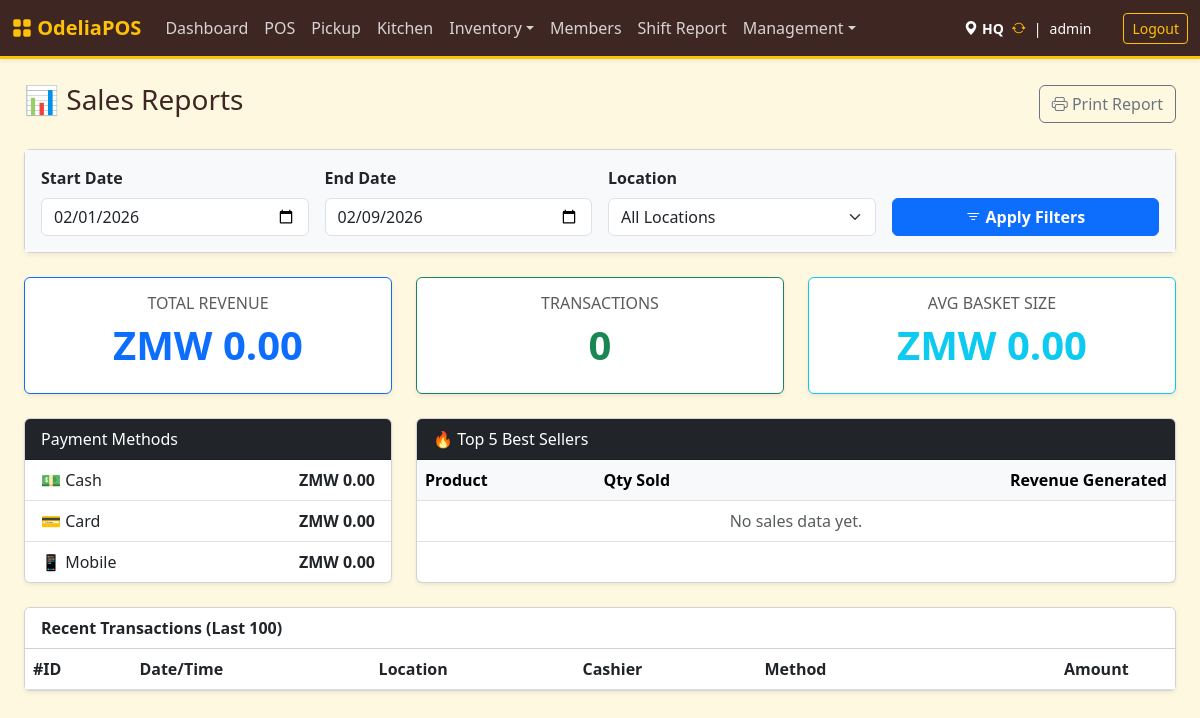
The app's page /index.php?page=reports (signed in), older data.
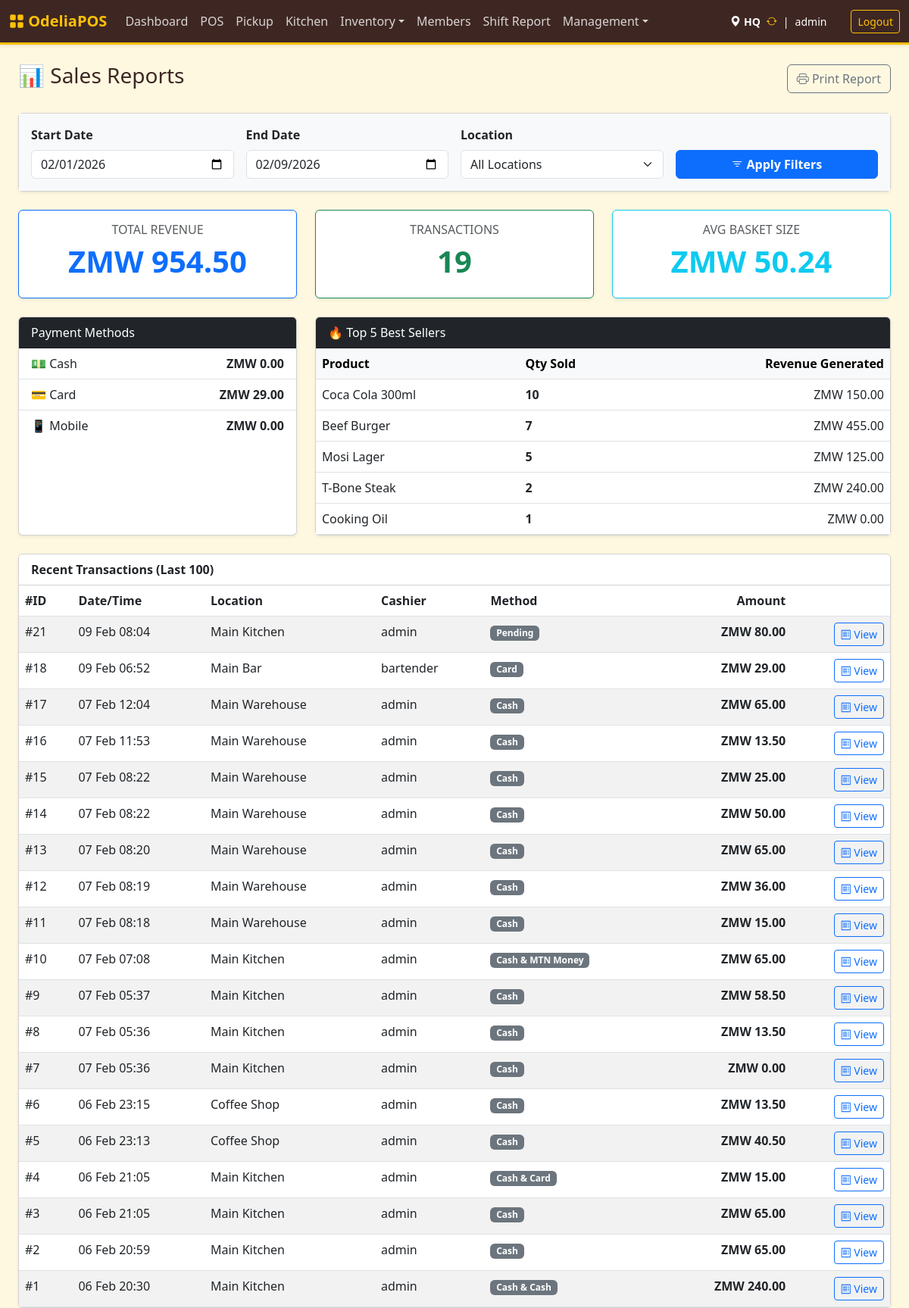
The same page, newer data.
### tables this page shows
CREATE TABLE `sales` (
  `id` int NOT NULL AUTO_INCREMENT,
  `location_id` int NOT NULL,
  `user_id` int NOT NULL,
  `shift_id` int DEFAULT NULL,
  `total_amount` decimal(10,2) NOT NULL,
  `discount` decimal(10,2) DEFAULT '0.00',
  `total_tax` decimal(10,2) DEFAULT '0.00',
  `tip` decimal(10,2) DEFAULT '0.00',
  `final_total` decimal(10,2) DEFAULT '0.00',
  `payment_method` varchar(50) NOT NULL DEFAULT 'cash',
  `status` enum('completed','refund_requested','refunded','partially_refunded') DEFAULT 'completed',
  `created_at` timestamp NULL DEFAULT CURRENT_TIMESTAMP,
  `collected_by` varchar(100) DEFAULT NULL,
  `payment_status` enum('paid','pending') DEFAULT 'paid',
  `customer_name` varchar(100) DEFAULT 'Walk-in',
  `amount_tendered` decimal(10,2) DEFAULT '0.00',
  `change_due` decimal(10,2) DEFAULT '0.00',
  `member_id` int DEFAULT NULL,
  `points_earned` decimal(10,2) DEFAULT '0.00',
  `points_redeemed` decimal(10,2) DEFAULT '0.00',
  PRIMARY KEY (`id`),
  KEY `location_id` (`location_id`),
  KEY `user_id` (`user_id`),
  CONSTRAINT `sales_ibfk_1` FOREIGN KEY (`location_id`) REFERENCES `locations` (`id`),
  CONSTRAINT `sales_ibfk_2` FOREIGN KEY (`user_id`) REFERENCES `users` (`id`)
);

CREATE TABLE `locations` (
  `id` int NOT NULL AUTO_INCREMENT,
  `name` varchar(50) NOT NULL,
  `type` enum('store','kitchen','bar','warehouse') NOT NULL DEFAULT 'store',
  `can_sell` tinyint(1) DEFAULT '1',
  `can_receive_from_vendor` tinyint(1) DEFAULT '0',
  `address` text,
  `phone` varchar(50) DEFAULT '555-0000',
  PRIMARY KEY (`id`)
);

CREATE TABLE `users` (
  `id` int NOT NULL AUTO_INCREMENT,
  `username` varchar(50) NOT NULL,
  `full_name` varchar(100) DEFAULT NULL,
  `password_hash` varchar(255) NOT NULL,
  `role` enum('admin','shopkeeper','manager','cashier','dev','chef','waiter','head_chef','bartender') NOT NULL DEFAULT 'cashier',
  `location_id` int DEFAULT NULL,
  `created_at` timestamp NULL DEFAULT CURRENT_TIMESTAMP,
  `force_password_change` tinyint(1) DEFAULT '0',
  PRIMARY KEY (`id`),
  UNIQUE KEY `username` (`username`),
  KEY `location_id` (`location_id`),
  CONSTRAINT `users_ibfk_1` FOREIGN KEY (`location_id`) REFERENCES `locations` (`id`) ON DELETE SET NULL
);

### src/reports.php (called while the page is built, shortened)
<?php
$startDate = $_GET['start_date'] ?? date('Y-m-01');
$endDate = $_GET['end_date'] ?? date('Y-m-d');
$where = "WHERE s.status = 'completed' AND DATE(s.created_at) BETWEEN ? AND ?";
$params = [$startDate, $endDate];
$kpiSql = "
    SELECT
        COUNT(id) as total_txns,
        SUM(final_total) as total_revenue,
        AVG(final_total) as avg_basket
    FROM sales s
    $where
";
$stmt = $pdo->prepare($kpiSql);
$stmt->execute($params);
$kpi = $stmt->fetch();
$paySql = "
    SELECT payment_method, SUM(final_total) as total
    FROM sales s
    $where
    GROUP BY payment_method
";
$stmt = $pdo->prepare($paySql);
$stmt->execute($params);
$payments = $stmt->fetchAll(PDO::FETCH_KEY_PAIR);
$topSql = "
    SELECT p.name, SUM(si.quantity) as qty_sold, SUM(si.quantity * si.price_at_sale) as revenue
    FROM sale_items si
    JOIN sales s ON si.sale_id = s.id
    JOIN products p ON si.product_id = p.id
    $where
    GROUP BY p.id
    ORDER BY qty_sold DESC
    LIMIT 5
";
$stmt = $pdo->prepare($topSql);
$stmt->execute($params);
$topProducts = $stmt->fetchAll();
$txnSql = "
    SELECT s.*, u.username, l.name as loc_name
    FROM sales s
    JOIN users u ON s.user_id = u.id
    JOIN locations l ON s.location_id = l.id
    $where
    ORDER BY s.created_at DESC
    LIMIT 100
";
$stmt = $pdo->prepare($txnSql);
$stmt->execute($params);
$transactions = $stmt->fetchAll();
?>

### templates/reports.php (the view, shortened to what this page needs)
<div class="d-flex justify-content-between align-items-center mb-4">
    <h3>📊 Sales Reports</h3>
    <button class="btn btn-outline-secondary" onclick="window.print()">
        <i class="bi bi-printer"></i> Print Report
    </button>
</div>
<div class="card shadow-sm mb-4 no-print">
    <div class="card-body bg-light">
        <form method="GET" action="index.php" class="row g-3 align-items-end">
            <div class="col-md-3">
                <label class="form-label fw-bold">Start Date</label>
                <input type="date" name="start_date" class="form-control" value="<?= $startDate ?>">
            </div>
            <div class="col-md-3">
                <label class="form-label fw-bold">End Date</label>
                <input type="date" name="end_date" class="form-control" value="<?= $endDate ?>">
            </div>
            <div class="col-md-3">
                <label class="form-label fw-bold">Location</label>
                <select name="location_id" class="form-select">
                    <option value="">All Locations</option>
                </select>
            </div>
            <div class="col-md-3">
                <button type="submit" class="btn btn-primary w-100 fw-bold">
                    <i class="bi bi-filter"></i> Apply Filters
                </button>
            </div>
        </form>
    </div>
</div>
<div class="row mb-4">
    <div class="col-md-4">
        <div class="card shadow-sm border-primary h-100">
            <div class="card-body text-center">
                <h6 class="text-muted text-uppercase">Total Revenue</h6>
                <h2 class="display-6 fw-bold text-primary">ZMW <?= number_format($kpi['total_revenue'] ?? 0, 2) ?></h2>
            </div>
        </div>
    </div>
    <div class="col-md-4">
        <div class="card shadow-sm border-success h-100">
            <div class="card-body text-center">
                <h6 class="text-muted text-uppercase">Transactions</h6>
                <h2 class="display-6 fw-bold text-success"><?= number_format($kpi['total_txns'] ?? 0) ?></h2>
            </div>
        </div>
    </div>
    <div class="col-md-4">
        <div class="card shadow-sm border-info h-100">
            <div class="card-body text-center">
                <h6 class="text-muted text-uppercase">Avg Basket Size</h6>
                <h2 class="display-6 fw-bold text-info">ZMW <?= number_format($kpi['avg_basket'] ?? 0, 2) ?></h2>
            </div>
        </div>
    </div>
</div>
<div class="row">
    <div class="col-md-4 mb-4">
        <div class="card shadow-sm h-100">
            <div class="card-header bg-dark text-white">Payment Methods</div>
            <ul class="list-group list-group-flush">
                <li class="list-group-item d-flex justify-content-between">
                    <span>💵 Cash</span>
                    <strong>ZMW <?= number_format($payments['cash'] ?? 0, 2) ?></strong>
                </li>
                <li class="list-group-item d-flex justify-content-between">
                    <span>💳 Card</span>
                    <strong>ZMW <?= number_format($payments['card'] ?? 0, 2) ?></strong>
                </li>
                <li class="list-group-item d-flex justify-content-between">
                    <span>📱 Mobile</span>
                    <strong>ZMW <?= number_format($payments['mobile_money'] ?? 0, 2) ?></strong>
                </li>
            </ul>
        </div>
    </div>
    <div class="col-md-8 mb-4">
        <div class="card shadow-sm h-100">
            <div class="card-header bg-dark text-white">🔥 Top 5 Best Sellers</div>
            <table class="table mb-0">
                <thead class="table-light">
                    <tr>
                        <th>Product</th>
                        <th>Qty Sold</th>
                        <th class="text-end">Revenue Generated</th>
                    </tr>
                </thead>
                <tbody>
                    <?php foreach ($topProducts as $p): ?>
                    <tr>
                        <td><?= htmlspecialchars($p['name']) ?></td>
                        <td class="fw-bold"><?= $p['qty_sold'] ?></td>
                        <td class="text-end">ZMW <?= number_format($p['revenue'], 2) ?></td>
                    </tr>
                    <?php endforeach; ?>
                    <?php if (empty($topProducts)): ?>
                        <tr><td colspan="3" class="text-center text-muted">No sales data yet.</td></tr>
                    <?php endif; ?>
                </tbody>
            </table>
        </div>
    </div>
</div>
<div class="card shadow-sm">
    <div class="card-header bg-white fw-bold">Recent Transactions (Last 100)</div>
    <div class="card-body p-0">
        <table class="table table-striped table-hover mb-0">
            <thead>
                <tr>
                    <th>#ID</th>
                    <th>Date/Time</th>
                    <th>Location</th>
                    <th>Cashier</th>
                    <th>Method</th>
                    <th class="text-end">Amount</th>
                    <th></th>
                </tr>
            </thead>
            <tbody>
                <?php foreach ($transactions as $t): ?>
                <tr>
                    <td>#<?= $t['id'] ?></td>
                    <td><?= date('d M H:i', strtotime($t['created_at'])) ?></td>
                    <td><?= htmlspecialchars($t['loc_name']) ?></td>
                    <td><?= htmlspecialchars($t['username']) ?></td>
                    <td><span class="badge bg-secondary"><?= ucfirst($t['payment_method']) ?></span></td>
                    <td class="text-end fw-bold">ZMW <?= number_format($t['final_total'], 2) ?></td>
                    <td class="text-end">
                        <button class="btn btn-sm btn-outline-primary"
                                onclick="viewReceipt(<?= $t['id'] ?>)">
                            <i class="bi bi-receipt"></i> View
                        </button>
                    </td>
                </tr>
                <?php endforeach; ?>
            </tbody>
        </table>
    </div>
</div>

### public/index.php (shortened to what this page needs)
<?php
$page = isset($_GET['page']) ? basename($_GET['page']) : 'login';
$controllerPath = BASE_PATH . "/src/{$page}.php";
$templatePath   = BASE_PATH . "/templates/{$page}.php";
if (file_exists($controllerPath)) {
    require_once $controllerPath;
    if (file_exists($templatePath)) {
        $isStandalone = in_array($page, ['login', 'receipt']);
        if (!$isStandalone && file_exists(BASE_PATH . "/templates/header.php")) {
            require_once BASE_PATH . "/templates/header.php";
        }
        require_once $templatePath;
        if (!$isStandalone && file_exists(BASE_PATH . "/templates/footer.php")) {
            require_once BASE_PATH . "/templates/footer.php";
        }
    }
}
?>

### templates/header.php (shortened to what this page needs)
<!DOCTYPE html>
<html lang="en">
<head>
    <link href="https://cdn.jsdelivr.net/npm/bootstrap@5.3.0/dist/css/bootstrap.min.css" rel="stylesheet">
    <link rel="stylesheet" href="https://cdn.jsdelivr.net/npm/bootstrap-icons@1.10.5/font/bootstrap-icons.css">
</head>
<body>
    <nav class="navbar navbar-expand-lg navbar-custom mb-4 shadow-sm no-print">
        <div class="container-fluid">
            <a class="navbar-brand" href="index.php?page=dashboard"><i class="bi bi-grid-fill"></i> OdeliaPOS</a>
            <div class="collapse navbar-collapse" id="navbarNav">
                <ul class="navbar-nav me-auto">
                    <li class="nav-item"><a class="nav-link" href="index.php?page=dashboard">Dashboard</a></li>
                    <li class="nav-item"><a class="nav-link" href="index.php?page=pos">POS</a></li>
                    <li class="nav-item"><a class="nav-link" href="index.php?page=pickup">Pickup</a></li>
                    <li class="nav-item"><a class="nav-link" href="index.php?page=kds">Kitchen</a></li>
                    <li class="nav-item dropdown">
                        <a class="nav-link dropdown-toggle" href="#" data-bs-toggle="dropdown">Inventory</a>
                    </li>
                    <li class="nav-item"><a class="nav-link" href="index.php?page=members">Members</a></li>
                    <li class="nav-item"><a class="nav-link text-warning" href="index.php?page=print_shift">Shift Report</a></li>
                    <?php if(isset($_SESSION['role']) && in_array($_SESSION['role'], ['admin', 'manager', 'dev'])): ?>
                        <li class="nav-item dropdown">
                            <a class="nav-link dropdown-toggle" href="#" data-bs-toggle="dropdown">Management</a>
                        </li>
                    <?php endif; ?>
                </ul>
                <div class="d-flex align-items-center">
                    <span class="text-white me-3 small d-flex align-items-center">
                        <i class="bi bi-geo-alt-fill text-gold me-1"></i>
                        <span class="fw-bold"><?= htmlspecialchars($_SESSION['location_name'] ?? 'HQ') ?></span>
                        <?php if(isset($_SESSION['role']) && in_array($_SESSION['role'], ['admin', 'dev'])): ?>
                            <a href="#" class="text-warning ms-2" data-bs-toggle="modal" data-bs-target="#adminSwitchModal" title="Switch Location"><i class="bi bi-arrow-repeat"></i></a>
                        <?php endif; ?>
                        <span class="mx-2">|</span> <?= htmlspecialchars($_SESSION['username'] ?? 'User') ?>
                    </span>
                    <a href="index.php?action=logout" class="btn btn-sm btn-outline-warning ms-3">Logout</a>
                </div>
            </div>
        </div>
    </nav>
    <div class="container-fluid px-4">

### templates/footer.php (shortened to what this page needs)
    </div> <script src="https://cdn.jsdelivr.net/npm/sweetalert2@11"></script>
</body>
</html>

### templates/header.php (style rules this page uses)
:root { --theme-brown: #3e2723; --theme-gold: #ffc107; --theme-gold-dark: #d39e00; --theme-orange: #fd7e14; --theme-bg: #fff8e1; }
body { background-color: var(--theme-bg); color: var(--theme-brown); }
.navbar-custom { background-color: var(--theme-brown); border-bottom: 3px solid var(--theme-gold); }
.navbar-custom .navbar-brand { color: var(--theme-gold) !important; font-weight: bold; }
.navbar-custom .nav-link { color: rgba(255,255,255,0.8) !important; }

Row changes from the older to the newer data that the page shows:
added sales: id "21", created_at "09 Feb 08:04", location.name "Main Kitchen", user.username "admin", payment_method "Pending", final_total "80.00"
added sales: id "18", created_at "09 Feb 06:52", location.name "Main Bar", user.username "bartender", payment_method "Card", final_total "29.00"
added sales: id "17", created_at "07 Feb 12:04", location.name "Main Warehouse", user.username "admin", payment_method "Cash", final_total "65.00"
added sales: id "16", created_at "07 Feb 11:53", location.name "Main Warehouse", user.username "admin", payment_method "Cash", final_total "13.50"
added sales: id "15", created_at "07 Feb 08:22", location.name "Main Warehouse", user.username "admin", payment_method "Cash", final_total "25.00"
added sales: id "14", created_at "07 Feb 08:22", location.name "Main Warehouse", user.username "admin", payment_method "Cash", final_total "50.00"
added sales: id "13", created_at "07 Feb 08:20", location.name "Main Warehouse", user.username "admin", payment_method "Cash", final_total "65.00"
added sales: id "12", created_at "07 Feb 08:19", location.name "Main Warehouse", user.username "admin", payment_method "Cash", final_total "36.00"
added sales: id "11", created_at "07 Feb 08:18", location.name "Main Warehouse", user.username "admin", payment_method "Cash", final_total "15.00"
added sales: id "10", created_at "07 Feb 07:08", location.name "Main Kitchen", user.username "admin", payment_method "Cash & MTN Money", final_total "65.00"
added sales: id "9", created_at "07 Feb 05:37", location.name "Main Kitchen", user.username "admin", payment_method "Cash", final_total "58.50"
added sales: id "8", created_at "07 Feb 05:36", location.name "Main Kitchen", user.username "admin", payment_method "Cash", final_total "13.50"
added sales: id "7", created_at "07 Feb 05:36", location.name "Main Kitchen", user.username "admin", payment_method "Cash", final_total "0.00"
added sales: id "6", created_at "06 Feb 23:15", location.name "Coffee Shop", user.username "admin", payment_method "Cash", final_total "13.50"
added sales: id "5", created_at "06 Feb 23:13", location.name "Coffee Shop", user.username "admin", payment_method "Cash", final_total "40.50"
added sales: id "4", created_at "06 Feb 21:05", location.name "Main Kitchen", user.username "admin", payment_method "Cash & Card", final_total "15.00"
added sales: id "3", created_at "06 Feb 21:05", location.name "Main Kitchen", user.username "admin", payment_method "Cash", final_total "65.00"
added sales: id "2", created_at "06 Feb 20:59", location.name "Main Kitchen", user.username "admin", payment_method "Cash", final_total "65.00"
added sales: id "1", created_at "06 Feb 20:30", location.name "Main Kitchen", user.username "admin", payment_method "Cash & Cash", final_total "240.00"
Text that changed along with them:
$kpi['total_revenue']: "0.00" → "954.50"
$kpi['total_txns']: "0" → "19"
$kpi['avg_basket']: "0.00" → "50.24"
$payments['card']: "0.00" → "29.00"
new list line: "Coca Cola 300ml 10 ZMW 150.00"
new list line: "Beef Burger 7 ZMW 455.00"
new list line: "Mosi Lager 5 ZMW 125.00"
new list line: "T-Bone Steak 2 ZMW 240.00"
new list line: "Cooking Oil 1 ZMW 0.00"
text no longer shown: "No sales data yet."
